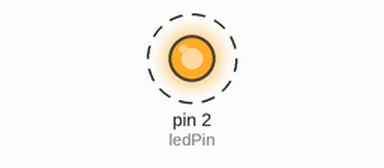
A sketch run on a simulated Arduino Uno, built with avr-gcc and run on an emulated ATmega328P. Shown: output pins drawn as LEDs (lit = HIGH). Dashed ring = blinking.

Above: at 0.5 s.
Timing chart, 0 to 4.6 s (numbered marks = the images above):
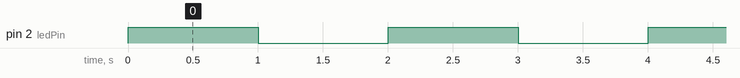

The sketch:

blink.ino
```cpp
// A version of the standard blink test

// define variables
int ledPin = 2;               // pin number on arduino
int delayTime = 1000;         // 1 second blink

//function to control ledPin
void blink(){
  digitalWrite(ledPin, HIGH); // source set to 5v
  delay(delayTime);           // wait..
  digitalWrite(ledPin, LOW);  // source set to 0v
  delay(delayTime);           //wait..
}

//run once function
void setup(){
  pinMode(ledPin, OUTPUT);    // set our pin type
}

//run indefinately
void loop() {
  blink();                    // call led control function
}
```

Measured:
- by itself, pin 2 (ledPin): alternates HIGH for 1.0 s and LOW for 1.0 s
